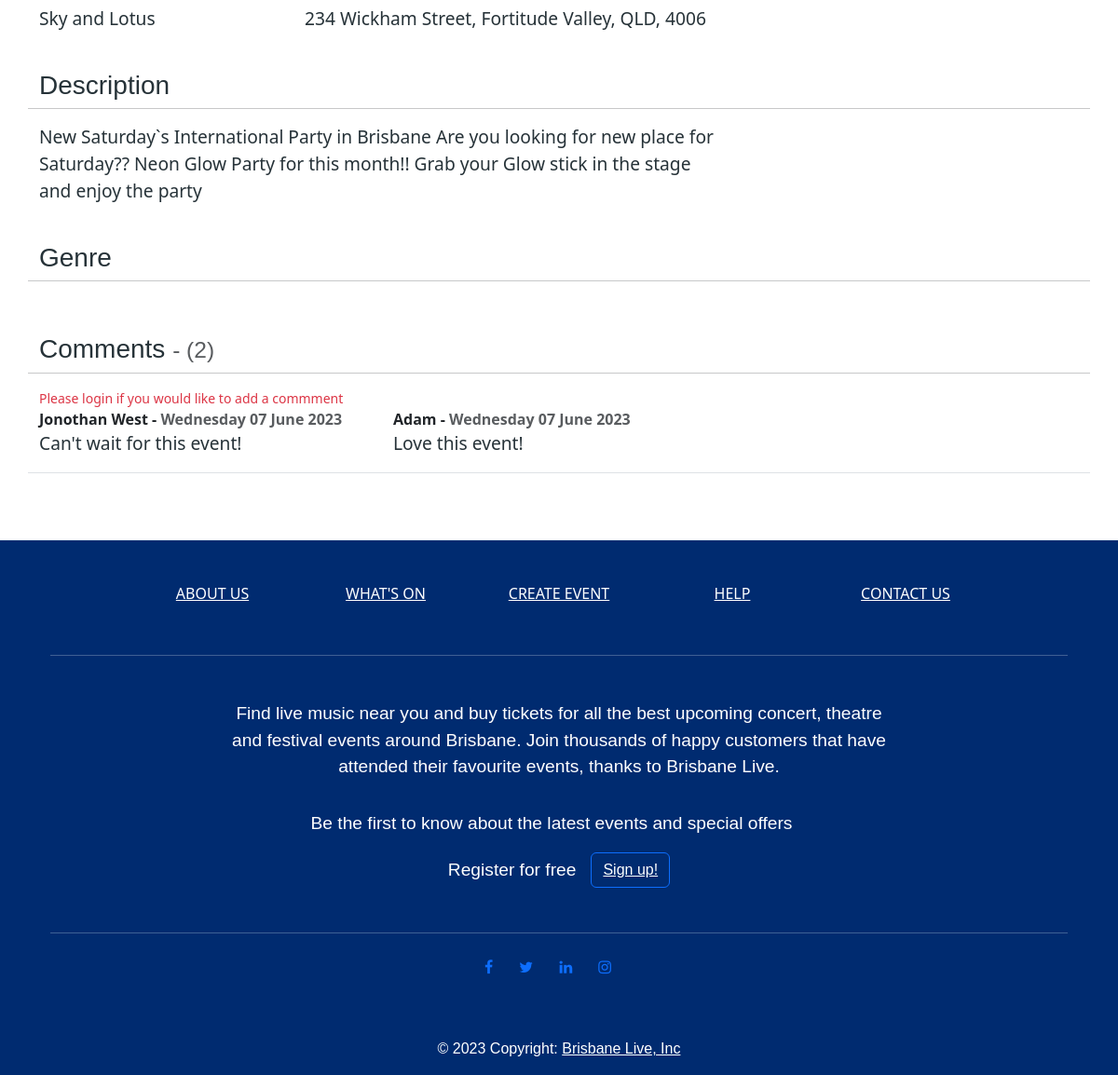
Before: /event/1 (lower part) with the older database file.
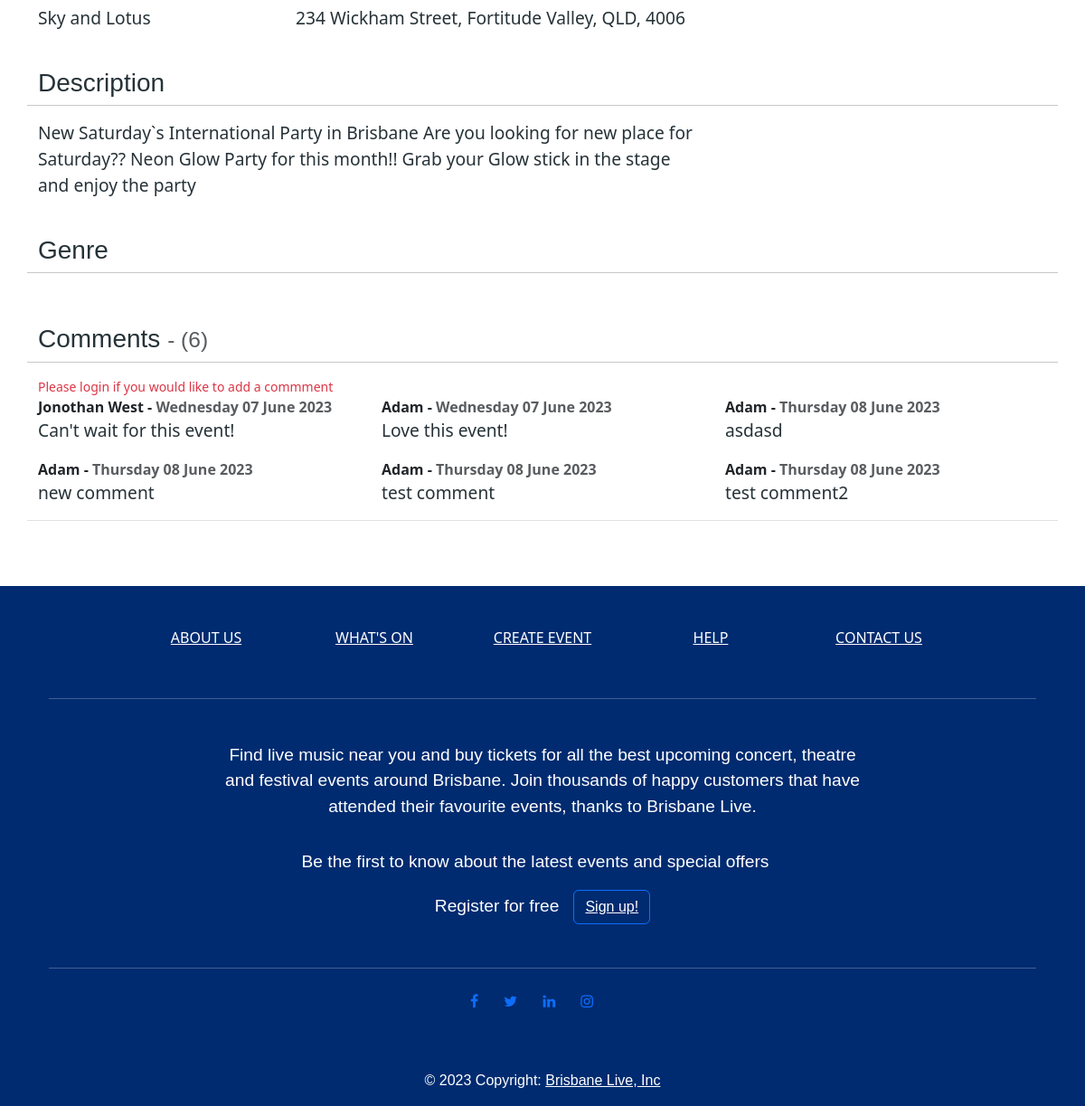
After: the same page with the newer database file.
### brisbane_live/models.py (models this page shows)
class Event(db.Model):
    __tablename__ = 'events'
    id = db.Column(db.Integer, primary_key=True)
    name = db.Column(db.String(100), nullable=False)
    status = db.Column(db.String(10), CheckConstraint("status IN ('Open', 'Inactive', 'Sold Out', 'Cancelled')"), nullable=False, index=True) #checks status is valid status
    start_time = db.Column(db.Time, nullable=False, index=True)
    end_time = db.Column(db.Time, nullable=False, index=True)
    description = db.Column(db.String(500), nullable=False, index=True)
    image = db.Column(db.String(400), nullable=False, index=True)
    ticket_price = db.Column(db.Float(2), CheckConstraint('ticket_price >= 0'), nullable=False, index=True)
    num_tickets = db.Column(db.Integer, CheckConstraint('num_tickets >= 0'), nullable=False, index=True)
    end_date = db.Column(db.Date, nullable=False, index=True)
    start_date = db.Column(db.Date, nullable=False, index=True)
    user_id = db.Column(db.Integer, db.ForeignKey('users.id'))
    artist_names = db.Column(db.String(100), nullable=False, index=True)
    venue_name = db.Column(db.String(100), nullable=False, index=True)
    street_address = db.Column(db.String(100), nullable=False, index=True)
    comments = db.relationship('Comment', backref='events')

class Comment(db.Model):
    __tablename__ = 'comments'
    id = db.Column(db.Integer, primary_key=True)
    text = db.Column(db.String(500), nullable=False)
    date_posted = db.Column(db.DateTime,default=datetime.now(), nullable=False)
    user_id = db.Column(db.Integer, db.ForeignKey('users.id'))
    event_id = db.Column(db.Integer, db.ForeignKey('events.id'))

### brisbane_live/createEvent.py (the view)
@bp.route('/event/<int:id>', methods=['GET', 'POST'])
def show(id):
    event = db.session.scalar(db.select(Event).where(Event.id==id))
    tickets_sold = db.session.query(func.sum(Order.num_tickets)).filter(Order.event_id==id).scalar()
    total_tickets = db.session.query(Event.num_tickets).filter(Event.id==id).scalar()
    if tickets_sold is not None:
        tickets_remaining = total_tickets - tickets_sold
    else:
        tickets_remaining = total_tickets
    form = orderForm()
    cform = CommentForm()
    return render_template('event-details.html', event=event, form=form, remaining=tickets_remaining, cform=cform)

### brisbane_live/templates/event-details.html (shortened to what this page needs)
{% extends 'base.html' %}
{% import "bootstrap5/form.html" as wtf %}
{% block header %}
<head>
</head>
{% endblock %}
{% block content %}
<main>
    <div class="page-content">
        <div class="container no gutters-xs-only py-4 mb-4 bg-body-white">
            <div class="row">
            <div class="event-details order-lg-2 order-1">
                    <div class="row align-items-center">
                    </div>
                    <div class="row align-items-center">
                        <div class="col-12 col-lg-3">
                            <p>{{event.venue_name}}</p>
                        </div>
                        <div class="col-12 col-lg-5">
                            <p>{{event.street_address}}</p>
                        </div>
                    </div>
                    <div class="row align-items-center">
                        <h3 class="pt-4">Description</h3>
                        <hr>
                    </div>
                    <div class="row align-items-center">
                        <div class="col-12 col-lg-8">
                            <p>{{event.description}}
                            </p>
                        </div>
                    </div>
                    <div class="row align-items-center">
                        <h3 class="pt-4">Genre</h3>
                        <hr>
                    </div>
                    <div class="d-flex p-2">
                    </div>
                    <div class="row border-bottom">
                        <h3 class="pt-4">Comments <small class="text-muted"> - ({{event.comments|length}})</small> </h3>
                        <hr>
                        {% if current_user.is_authenticated %}
                        {{wtf.render_form(cform,"/event/{0}/comment".format(event.id))}}
                        {% else %}
                        <small class="text-danger">Please login if you would like to add a commment</small>
                        {% endif %}
                        <div class="container text-left">
                            <div class="row">
                                {% for comment in event.comments %}
                              <div class="col-sm-12 col-md-4">
                                <b>{{comment.user_id}} - <span class="ml-2 text-muted">{{comment.date_posted.strftime('%A %d %B %Y')}}</span></b>
                                <p>{{comment.text}}</p>  </div>
                                {% endfor %}
                            </div>
                          </div>
                </div>
            </div>
        </div>
    </div>
    </div>
</main>
{% endblock %}

### brisbane_live/templates/base.html (shortened to what this page needs)
<html>
<head>
    <link href="https://maxcdn.bootstrapcdn.com/font-awesome/4.4.0/css/font-awesome.min.css" rel="stylesheet"/>
    <link rel="stylesheet" href="{{ url_for('static', filename='CSS/style.css') }}">
    <link href="https://cdn.jsdelivr.net/npm/bootstrap@5.3.0-alpha3/dist/css/bootstrap.min.css" rel="stylesheet"
>
</head>
<body>
    {% block header %}
    {% endblock %}
    {% block content %}
    {% endblock %}
    <div class="background-custom">
        <div class="container no gutters-xs-only ">
            <footer class="text-center text-white" >
                 <div class="container">
                    <section class="mt-5">
                        <div class="row text-center d-flex justify-content-center pt-5">
                            <div class="col-md-2">
                                <h6 class="text-uppercase font-weight-bold">
                                    <a href="#" class="text-white">About us  </a>
                                </h6>
                            </div>
                            <div class="col-md-2">
                                <h6 class="text-uppercase font-weight-bold">
                                    <a href="{{url_for('main.index')}}" class="text-white">What's On</a>
                                </h6>
                            </div>
                            <div class="col-md-2">
                                <h6 class="text-uppercase font-weight-bold">
                                    <a href="{{url_for('createEvent.createEvent')}}" class="text-white">Create Event</a>
                                </h6>
                            </div>
                            <div class="col-md-2">
                                <h6 class="text-uppercase font-weight-bold">
                                    <a href="#" class="text-white">Help</a>
                                </h6>
                            </div>
                            <div class="col-md-2">
                                <h6 class="text-uppercase font-weight-bold">
                                    <a href="#" class="text-white">Contact Us</a>
                                </h6>
                            </div>
                        </div>
                    </section>
                    <hr class="my-5" />
                    <section class="mb-3">
                        <div class="row d-flex justify-content-center">
                          <div class="col-lg-8">
                            <p id="footer-text">
                                Find live music near you and buy tickets for all the best upcoming concert, theatre and festival events around Brisbane.
                                Join thousands of happy customers that have attended their favourite events, thanks to Brisbane Live.
                            </p>
                          </div>
                        </div>
                    </section>
                    <section class="mb-5">
                        <p class="d-flex justify-content-center align-items-center"id="footer-text">
                            <span class="me-3">Be the first to know about the latest events and special offers</span>
                        <p class="d-flex justify-content-center align-items-center"id="footer-text">
                            <span class="me-3">Register for free</span>
                            <button type="button" class="btn btn-outline-primary btn-rounded">
                            <a id="footer-text" href="{{ url_for('auth.register') }}">Sign up!</a>
                            </button>
                        </p>
                      </section>
                    <hr class="mb-4" />
                    <section class="text-center mb-5">
                        <a href="#"class="me-4"><i class="fa fa-facebook"></i></a>
                        <a href="#"class="me-4"><i class="fa fa-twitter"></i></a>
                        <a href="#"class="me-4"><i class="fa fa-linkedin"></i></a>
                        <a href="#"class="me-4"><i class="fa fa-instagram"></i></a>
                    </section>
                    <div class = "background-custom">
                        <div class="text-center p-3" id="footer-text">
                         © 2023 Copyright:
                        <a class="text-white" href="{{ url_for('main.index') }}"> Brisbane Live, Inc</a>
                        </div>
                    </div>
                </div>
            </footer>
        </div>
    </div>
</body>
</html>

### brisbane_live/static/CSS/style.css (style rules this page uses)
html { margin: 0; padding: 0; border: 0; font-size: 100%; font: inherit; vertical-align: baseline; }
p { font-size: 1.2rem; color: #263238; font-family: system-ui, -apple-system, BlinkMacSystemFont, 'Segoe UI', Roboto, Oxygen, Ubuntu, Cantarell, 'Open Sans', 'Helvetica Neue', sans-serif }
h3 { color: #263238 !important; font-family: sans-serif !important; }
.background-custom { background: #002b70 }
#footer-text { color: white !important; font-family: sans-serif; }
.page-content { background: white }

Changed rows visible on the page:
added Comment: user_id "Adam", date_posted "Thursday 08 June 2023", text "asdasd"
added Comment: user_id "Adam", date_posted "Thursday 08 June 2023", text "new comment"
added Comment: user_id "Adam", date_posted "Thursday 08 June 2023", text "test comment"
added Comment: user_id "Adam", date_posted "Thursday 08 June 2023", text "test comment2"
Other visible differences:
{{ event.comments|length }}: "2" → "6"
